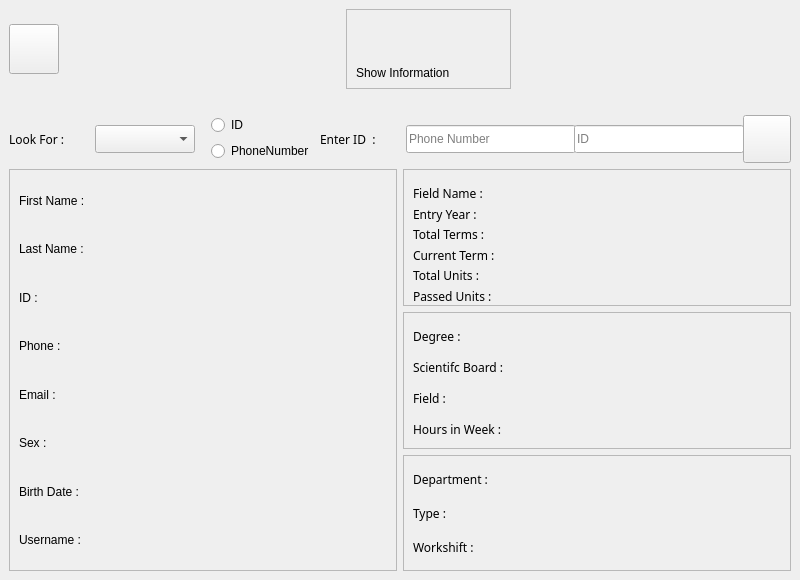
<?xml version="1.0" encoding="UTF-8"?>
<ui version="4.0">
 <class>ShowInformation</class>
 <widget class="QMainWindow" name="ShowInformation">
  <property name="geometry">
   <rect>
    <x>0</x>
    <y>0</y>
    <width>800</width>
    <height>580</height>
   </rect>
  </property>
  <property name="minimumSize">
   <size>
    <width>800</width>
    <height>580</height>
   </size>
  </property>
  <property name="maximumSize">
   <size>
    <width>800</width>
    <height>580</height>
   </size>
  </property>
  <property name="windowTitle">
   <string>MainWindow</string>
  </property>
  <property name="styleSheet">
   <string notr="true"/>
  </property>
  <widget class="QWidget" name="centralWidget">
   <layout class="QVBoxLayout" name="verticalLayout_8">
    <item>
     <layout class="QVBoxLayout" name="verticalLayout_9">
      <item>
       <layout class="QHBoxLayout" name="horizontalLayout_3">
        <item>
         <widget class="QPushButton" name="pushButton_Close">
          <property name="minimumSize">
           <size>
            <width>50</width>
            <height>50</height>
           </size>
          </property>
          <property name="maximumSize">
           <size>
            <width>50</width>
            <height>50</height>
           </size>
          </property>
          <property name="styleSheet">
           <string notr="true"/>
          </property>
          <property name="text">
           <string/>
          </property>
         </widget>
        </item>
        <item>
         <spacer name="horizontalSpacer_5">
          <property name="orientation">
           <enum>Qt::Horizontal</enum>
          </property>
          <property name="sizeType">
           <enum>QSizePolicy::Expanding</enum>
          </property>
          <property name="sizeHint" stdset="0">
           <size>
            <width>40</width>
            <height>20</height>
           </size>
          </property>
         </spacer>
        </item>
        <item>
         <widget class="QFrame" name="frame_3">
          <property name="minimumSize">
           <size>
            <width>165</width>
            <height>80</height>
           </size>
          </property>
          <property name="frameShape">
           <enum>QFrame::StyledPanel</enum>
          </property>
          <property name="frameShadow">
           <enum>QFrame::Raised</enum>
          </property>
          <widget class="QLabel" name="label_showinformation_top">
           <property name="geometry">
            <rect>
             <x>10</x>
             <y>50</y>
             <width>150</width>
             <height>28</height>
            </rect>
           </property>
           <property name="minimumSize">
            <size>
             <width>150</width>
             <height>0</height>
            </size>
           </property>
           <property name="styleSheet">
            <string notr="true"/>
           </property>
           <property name="text">
            <string>Show Information</string>
           </property>
          </widget>
          <widget class="QLabel" name="label_Showinformation_top_image">
           <property name="geometry">
            <rect>
             <x>60</x>
             <y>0</y>
             <width>48</width>
             <height>48</height>
            </rect>
           </property>
           <property name="minimumSize">
            <size>
             <width>48</width>
             <height>48</height>
            </size>
           </property>
           <property name="maximumSize">
            <size>
             <width>48</width>
             <height>48</height>
            </size>
           </property>
           <property name="styleSheet">
            <string notr="true"/>
           </property>
           <property name="text">
            <string/>
           </property>
           <property name="alignment">
            <set>Qt::AlignCenter</set>
           </property>
          </widget>
         </widget>
        </item>
        <item>
         <spacer name="horizontalSpacer_6">
          <property name="orientation">
           <enum>Qt::Horizontal</enum>
          </property>
          <property name="sizeHint" stdset="0">
           <size>
            <width>40</width>
            <height>20</height>
           </size>
          </property>
         </spacer>
        </item>
       </layout>
      </item>
      <item>
       <widget class="QLabel" name="label_seperator">
        <property name="styleSheet">
         <string notr="true"/>
        </property>
        <property name="text">
         <string/>
        </property>
       </widget>
      </item>
     </layout>
    </item>
    <item>
     <layout class="QHBoxLayout" name="horizontalLayout_6">
      <item>
       <widget class="QLabel" name="label_4">
        <property name="minimumSize">
         <size>
          <width>80</width>
          <height>28</height>
         </size>
        </property>
        <property name="maximumSize">
         <size>
          <width>16777215</width>
          <height>28</height>
         </size>
        </property>
        <property name="font">
         <font>
          <family>Helvetica CE 35 Thin</family>
         </font>
        </property>
        <property name="styleSheet">
         <string notr="true"/>
        </property>
        <property name="text">
         <string>Look For : </string>
        </property>
       </widget>
      </item>
      <item>
       <widget class="QComboBox" name="comboBox_PersonType">
        <property name="minimumSize">
         <size>
          <width>100</width>
          <height>28</height>
         </size>
        </property>
        <property name="maximumSize">
         <size>
          <width>50</width>
          <height>28</height>
         </size>
        </property>
        <property name="currentText">
         <string/>
        </property>
        <item>
         <property name="text">
          <string/>
         </property>
        </item>
        <item>
         <property name="text">
          <string>Student</string>
         </property>
        </item>
        <item>
         <property name="text">
          <string>Teacher</string>
         </property>
        </item>
        <item>
         <property name="text">
          <string>Staff</string>
         </property>
        </item>
       </widget>
      </item>
      <item>
       <spacer name="horizontalSpacer_3">
        <property name="orientation">
         <enum>Qt::Horizontal</enum>
        </property>
        <property name="sizeType">
         <enum>QSizePolicy::Fixed</enum>
        </property>
        <property name="sizeHint" stdset="0">
         <size>
          <width>10</width>
          <height>20</height>
         </size>
        </property>
       </spacer>
      </item>
      <item>
       <layout class="QVBoxLayout" name="verticalLayout">
        <item>
         <widget class="QRadioButton" name="radioButton_ID">
          <property name="text">
           <string>ID</string>
          </property>
         </widget>
        </item>
        <item>
         <widget class="QRadioButton" name="radioButton_PhoneNumber">
          <property name="text">
           <string>PhoneNumber</string>
          </property>
         </widget>
        </item>
       </layout>
      </item>
      <item>
       <widget class="QLabel" name="label_ChooseLineEdit">
        <property name="minimumSize">
         <size>
          <width>80</width>
          <height>28</height>
         </size>
        </property>
        <property name="maximumSize">
         <size>
          <width>16777215</width>
          <height>28</height>
         </size>
        </property>
        <property name="font">
         <font>
          <family>Helvetica CE 35 Thin</family>
         </font>
        </property>
        <property name="styleSheet">
         <string notr="true"/>
        </property>
        <property name="text">
         <string>Enter ID  :</string>
        </property>
       </widget>
      </item>
      <item>
       <widget class="QLineEdit" name="lineEdit_PhoneSearch">
        <property name="minimumSize">
         <size>
          <width>170</width>
          <height>28</height>
         </size>
        </property>
        <property name="maximumSize">
         <size>
          <width>170</width>
          <height>28</height>
         </size>
        </property>
        <property name="styleSheet">
         <string notr="true"/>
        </property>
        <property name="inputMask">
         <string>00000000000</string>
        </property>
        <property name="readOnly">
         <bool>false</bool>
        </property>
        <property name="placeholderText">
         <string>Phone Number</string>
        </property>
       </widget>
      </item>
      <item>
       <widget class="QLineEdit" name="lineEdit_IDSerch">
        <property name="minimumSize">
         <size>
          <width>170</width>
          <height>28</height>
         </size>
        </property>
        <property name="maximumSize">
         <size>
          <width>170</width>
          <height>28</height>
         </size>
        </property>
        <property name="styleSheet">
         <string notr="true"/>
        </property>
        <property name="inputMask">
         <string>000000000</string>
        </property>
        <property name="readOnly">
         <bool>false</bool>
        </property>
        <property name="placeholderText">
         <string>ID</string>
        </property>
       </widget>
      </item>
      <item>
       <widget class="QPushButton" name="pushButton_refresh">
        <property name="minimumSize">
         <size>
          <width>48</width>
          <height>48</height>
         </size>
        </property>
        <property name="toolTip">
         <string>Reload Information</string>
        </property>
        <property name="styleSheet">
         <string notr="true"/>
        </property>
        <property name="text">
         <string/>
        </property>
       </widget>
      </item>
      <item>
       <spacer name="horizontalSpacer">
        <property name="orientation">
         <enum>Qt::Horizontal</enum>
        </property>
        <property name="sizeHint" stdset="0">
         <size>
          <width>40</width>
          <height>20</height>
         </size>
        </property>
       </spacer>
      </item>
     </layout>
    </item>
    <item>
     <layout class="QHBoxLayout" name="horizontalLayout">
      <item>
       <widget class="QFrame" name="frame_PersonalInfo">
        <property name="minimumSize">
         <size>
          <width>0</width>
          <height>240</height>
         </size>
        </property>
        <property name="frameShape">
         <enum>QFrame::StyledPanel</enum>
        </property>
        <property name="frameShadow">
         <enum>QFrame::Raised</enum>
        </property>
        <layout class="QVBoxLayout" name="verticalLayout_2">
         <item>
          <widget class="QLabel" name="label_fname">
           <property name="styleSheet">
            <string notr="true"/>
           </property>
           <property name="text">
            <string>First Name : </string>
           </property>
          </widget>
         </item>
         <item>
          <widget class="QLabel" name="label_lname">
           <property name="styleSheet">
            <string notr="true"/>
           </property>
           <property name="text">
            <string>Last Name : </string>
           </property>
          </widget>
         </item>
         <item>
          <widget class="QLabel" name="label_id">
           <property name="styleSheet">
            <string notr="true"/>
           </property>
           <property name="text">
            <string>ID : </string>
           </property>
          </widget>
         </item>
         <item>
          <widget class="QLabel" name="label_phone">
           <property name="styleSheet">
            <string notr="true"/>
           </property>
           <property name="text">
            <string>Phone : </string>
           </property>
          </widget>
         </item>
         <item>
          <widget class="QLabel" name="label_email">
           <property name="styleSheet">
            <string notr="true"/>
           </property>
           <property name="text">
            <string>Email : </string>
           </property>
          </widget>
         </item>
         <item>
          <widget class="QLabel" name="label_sex">
           <property name="styleSheet">
            <string notr="true"/>
           </property>
           <property name="text">
            <string>Sex : </string>
           </property>
          </widget>
         </item>
         <item>
          <widget class="QLabel" name="label_birthdate">
           <property name="styleSheet">
            <string notr="true"/>
           </property>
           <property name="text">
            <string>Birth Date : </string>
           </property>
          </widget>
         </item>
         <item>
          <widget class="QLabel" name="label_username">
           <property name="styleSheet">
            <string notr="true"/>
           </property>
           <property name="text">
            <string>Username : </string>
           </property>
          </widget>
         </item>
        </layout>
       </widget>
      </item>
      <item>
       <layout class="QVBoxLayout" name="verticalLayout_7">
        <item>
         <widget class="QFrame" name="frame_student">
          <property name="frameShape">
           <enum>QFrame::StyledPanel</enum>
          </property>
          <property name="frameShadow">
           <enum>QFrame::Raised</enum>
          </property>
          <layout class="QVBoxLayout" name="verticalLayout_4">
           <item>
            <widget class="QLabel" name="label_student_fieldname">
             <property name="minimumSize">
              <size>
               <width>110</width>
               <height>28</height>
              </size>
             </property>
             <property name="font">
              <font>
               <family>Helvetica CE 35 Thin</family>
              </font>
             </property>
             <property name="styleSheet">
              <string notr="true"/>
             </property>
             <property name="text">
              <string>Field Name : </string>
             </property>
            </widget>
           </item>
           <item>
            <widget class="QLabel" name="label_student_entryyear">
             <property name="minimumSize">
              <size>
               <width>110</width>
               <height>28</height>
              </size>
             </property>
             <property name="font">
              <font>
               <family>Helvetica CE 35 Thin</family>
              </font>
             </property>
             <property name="styleSheet">
              <string notr="true"/>
             </property>
             <property name="text">
              <string>Entry Year : </string>
             </property>
            </widget>
           </item>
           <item>
            <widget class="QLabel" name="label_student_totalterms">
             <property name="minimumSize">
              <size>
               <width>110</width>
               <height>28</height>
              </size>
             </property>
             <property name="font">
              <font>
               <family>Helvetica CE 35 Thin</family>
              </font>
             </property>
             <property name="styleSheet">
              <string notr="true"/>
             </property>
             <property name="text">
              <string>Total Terms : </string>
             </property>
            </widget>
           </item>
           <item>
            <widget class="QLabel" name="label_student_currentTerm">
             <property name="minimumSize">
              <size>
               <width>110</width>
               <height>28</height>
              </size>
             </property>
             <property name="font">
              <font>
               <family>Helvetica CE 35 Thin</family>
              </font>
             </property>
             <property name="styleSheet">
              <string notr="true"/>
             </property>
             <property name="text">
              <string>Current Term : </string>
             </property>
            </widget>
           </item>
           <item>
            <widget class="QLabel" name="label_student_totalUnits">
             <property name="minimumSize">
              <size>
               <width>110</width>
               <height>28</height>
              </size>
             </property>
             <property name="font">
              <font>
               <family>Helvetica CE 35 Thin</family>
              </font>
             </property>
             <property name="styleSheet">
              <string notr="true"/>
             </property>
             <property name="text">
              <string>Total Units : </string>
             </property>
            </widget>
           </item>
           <item>
            <widget class="QLabel" name="label_student_passedunits">
             <property name="minimumSize">
              <size>
               <width>110</width>
               <height>28</height>
              </size>
             </property>
             <property name="font">
              <font>
               <family>Helvetica CE 35 Thin</family>
              </font>
             </property>
             <property name="styleSheet">
              <string notr="true"/>
             </property>
             <property name="text">
              <string>Passed Units : </string>
             </property>
            </widget>
           </item>
          </layout>
         </widget>
        </item>
        <item>
         <widget class="QFrame" name="frame_teacher">
          <property name="frameShape">
           <enum>QFrame::StyledPanel</enum>
          </property>
          <property name="frameShadow">
           <enum>QFrame::Raised</enum>
          </property>
          <layout class="QVBoxLayout" name="verticalLayout_6">
           <item>
            <widget class="QLabel" name="label_teachers_degree">
             <property name="minimumSize">
              <size>
               <width>110</width>
               <height>28</height>
              </size>
             </property>
             <property name="font">
              <font>
               <family>Helvetica CE 35 Thin</family>
              </font>
             </property>
             <property name="styleSheet">
              <string notr="true"/>
             </property>
             <property name="text">
              <string>Degree : </string>
             </property>
            </widget>
           </item>
           <item>
            <widget class="QLabel" name="label_teachers_sci_board">
             <property name="minimumSize">
              <size>
               <width>125</width>
               <height>28</height>
              </size>
             </property>
             <property name="font">
              <font>
               <family>Helvetica CE 35 Thin</family>
              </font>
             </property>
             <property name="styleSheet">
              <string notr="true"/>
             </property>
             <property name="text">
              <string>Scientifc Board : </string>
             </property>
            </widget>
           </item>
           <item>
            <widget class="QLabel" name="label_teachers_field">
             <property name="minimumSize">
              <size>
               <width>110</width>
               <height>28</height>
              </size>
             </property>
             <property name="font">
              <font>
               <family>Helvetica CE 35 Thin</family>
              </font>
             </property>
             <property name="styleSheet">
              <string notr="true"/>
             </property>
             <property name="text">
              <string>Field : </string>
             </property>
            </widget>
           </item>
           <item>
            <widget class="QLabel" name="label_teachers_hoursInWeek">
             <property name="minimumSize">
              <size>
               <width>110</width>
               <height>28</height>
              </size>
             </property>
             <property name="font">
              <font>
               <family>Helvetica CE 35 Thin</family>
              </font>
             </property>
             <property name="styleSheet">
              <string notr="true"/>
             </property>
             <property name="text">
              <string>Hours in Week : </string>
             </property>
            </widget>
           </item>
          </layout>
         </widget>
        </item>
        <item>
         <widget class="QFrame" name="frame_staff">
          <property name="frameShape">
           <enum>QFrame::StyledPanel</enum>
          </property>
          <property name="frameShadow">
           <enum>QFrame::Raised</enum>
          </property>
          <layout class="QVBoxLayout" name="verticalLayout_5">
           <item>
            <widget class="QLabel" name="label_Staff_department">
             <property name="minimumSize">
              <size>
               <width>110</width>
               <height>28</height>
              </size>
             </property>
             <property name="font">
              <font>
               <family>Helvetica CE 35 Thin</family>
              </font>
             </property>
             <property name="styleSheet">
              <string notr="true"/>
             </property>
             <property name="text">
              <string>Department : </string>
             </property>
            </widget>
           </item>
           <item>
            <widget class="QLabel" name="label_Staff_type">
             <property name="minimumSize">
              <size>
               <width>125</width>
               <height>28</height>
              </size>
             </property>
             <property name="font">
              <font>
               <family>Helvetica CE 35 Thin</family>
              </font>
             </property>
             <property name="styleSheet">
              <string notr="true"/>
             </property>
             <property name="text">
              <string>Type : </string>
             </property>
            </widget>
           </item>
           <item>
            <widget class="QLabel" name="label_Staff_workshift">
             <property name="minimumSize">
              <size>
               <width>110</width>
               <height>28</height>
              </size>
             </property>
             <property name="font">
              <font>
               <family>Helvetica CE 35 Thin</family>
              </font>
             </property>
             <property name="styleSheet">
              <string notr="true"/>
             </property>
             <property name="text">
              <string>Workshift : </string>
             </property>
            </widget>
           </item>
          </layout>
         </widget>
        </item>
        <item>
         <spacer name="verticalSpacer_3">
          <property name="orientation">
           <enum>Qt::Vertical</enum>
          </property>
          <property name="sizeHint" stdset="0">
           <size>
            <width>20</width>
            <height>40</height>
           </size>
          </property>
         </spacer>
        </item>
       </layout>
      </item>
     </layout>
    </item>
    <item>
     <spacer name="verticalSpacer">
      <property name="orientation">
       <enum>Qt::Vertical</enum>
      </property>
      <property name="sizeHint" stdset="0">
       <size>
        <width>20</width>
        <height>40</height>
       </size>
      </property>
     </spacer>
    </item>
   </layout>
  </widget>
  <widget class="QMenuBar" name="menubar">
   <property name="geometry">
    <rect>
     <x>0</x>
     <y>0</y>
     <width>800</width>
     <height>21</height>
    </rect>
   </property>
  </widget>
 </widget>
 <resources/>
 <connections/>
</ui>
